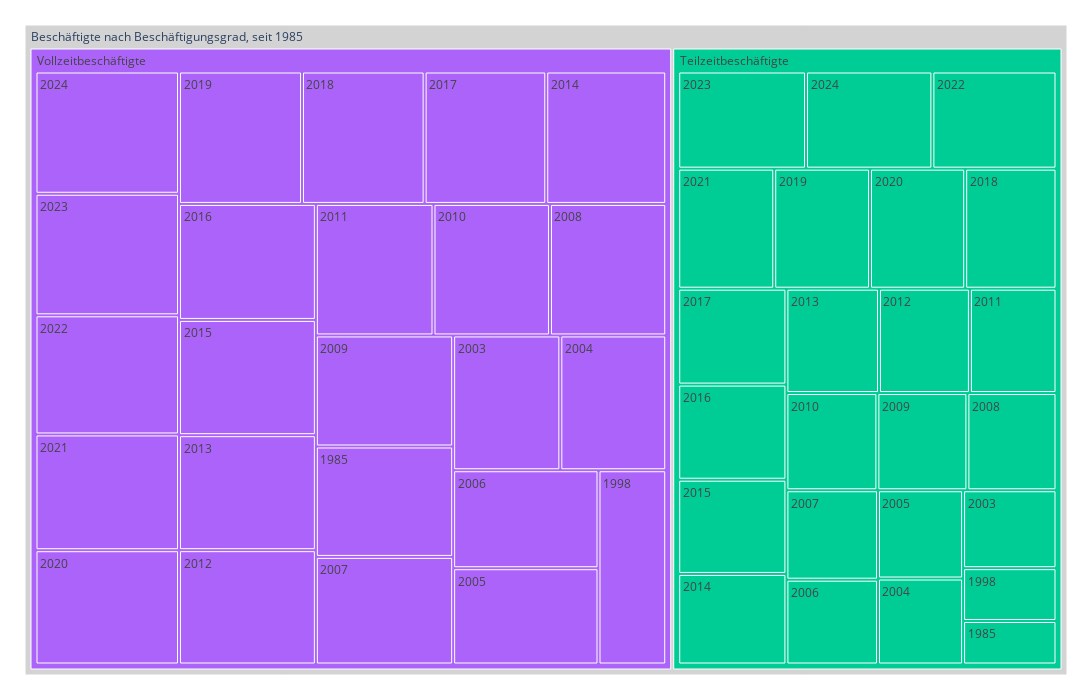

The notebook cell saved with this chart:
### Code cell
treeMap1 = mypy_dv.plot_px_treemap(
    data=myTM.reset_index()
    ,levels=["BEG_LANG", "Jahr" ]
    ,values="med_BES"
    ,color="BEG_LANG"
    ,myHeaderTitle="Beschäftigte nach Beschäftigungsgrad, seit "+data_min_date
    ,color_discrete_map={'(?)':'lightgrey', 'Wohnen':'lightblue'}                
    #,margin_val_bottom=25
)
treeMap1

### Figure 1 — Plotly figure (JSON) as saved in the notebook; plotly's stock layout.template omitted (floating-point values rounded to 4 significant figures)
{"data": [{"branchvalues": "total", "customdata": [["Teilzeitbeschäftigte"], ["Teilzeitbeschäftigte"], ["Vollzeitbeschäftigte"], ["Teilzeitbeschäftigte"], ["Vollzeitbeschäftigte"], ["Teilzeitbeschäftigte"], ["Vollzeitbeschäftigte"], ["Teilzeitbeschäftigte"], ["Vollzeitbeschäftigte"], ["Teilzeitbeschäftigte"], ["Vollzeitbeschäftigte"], ["Teilzeitbeschäftigte"], ["Vollzeitbeschäftigte"], ["Teilzeitbeschäftigte"], ["Vollzeitbeschäftigte"], ["Teilzeitbeschäftigte"], ["Vollzeitbeschäftigte"], ["Teilzeitbeschäftigte"], ["Vollzeitbeschäftigte"], ["Teilzeitbeschäftigte"], ["Vollzeitbeschäftigte"], ["Teilzeitbeschäftigte"], ["Vollzeitbeschäftigte"], ["Vollzeitbeschäftigte"], ["Vollzeitbeschäftigte"], ["Teilzeitbeschäftigte"], ["Vollzeitbeschäftigte"], ["Teilzeitbeschäftigte"], ["Vollzeitbeschäftigte"], ["Teilzeitbeschäftigte"], ["Vollzeitbeschäftigte"], ["Teilzeitbeschäftigte"], ["Teilzeitbeschäftigte"], ["Vollzeitbeschäftigte"], ["Vollzeitbeschäftigte"], ["Teilzeitbeschäftigte"], ["Vollzeitbeschäftigte"], ["Teilzeitbeschäftigte"], ["Vollzeitbeschäftigte"], ["Vollzeitbeschäftigte"], ["Teilzeitbeschäftigte"], ["Vollzeitbeschäftigte"], ["Teilzeitbeschäftigte"], ["Vollzeitbeschäftigte"], ["Teilzeitbeschäftigte"], ["Teilzeitbeschäftigte"], ["Teilzeitbeschäftigte"], ["Vollzeitbeschäftigte"], ["Teilzeitbeschäftigte"], ["Vollzeitbeschäftigte"], ["(?)"]], "domain": {"x": [0, 1], "y": [0, 1]}, "hovertemplate": "%{label}<br><br>Anzahl:<br>%{value}<extra></extra>", "ids": ["Beschäftigte nach Beschäftigungsgrad, seit 1985/Teilzeitbeschäftigte/1985", "Beschäftigte nach Beschäftigungsgrad, seit 1985/Teilzeitbeschäftigte/2012", "Beschäftigte nach Beschäftigungsgrad, seit 1985/Vollzeitbeschäftigte/2011", "Beschäftigte nach Beschäftigungsgrad, seit 1985/Teilzeitbeschäftigte/2011", "Beschäftigte nach Beschäftigungsgrad, seit 1985/Vollzeitbeschäftigte/2010", "Beschäftigte nach Beschäftigungsgrad, seit 1985/Teilzeitbeschäftigte/2010", "Beschäftigte nach Beschäftigungsgrad, seit 1985/Vollzeitbeschäftigte/2009", "Beschäftigte nach Beschäftigungsgrad, seit 1985/Teilzeitbeschäftigte/2009", "Beschäftigte nach Beschäftigungsgrad, seit 1985/Vollzeitbeschäftigte/2008", "Beschäftigte nach Beschäftigungsgrad, seit 1985/Teilzeitbeschäftigte/2008", "Beschäftigte nach Beschäftigungsgrad, seit 1985/Vollzeitbeschäftigte/2007", "Beschäftigte nach Beschäftigungsgrad, seit 1985/Teilzeitbeschäftigte/2007", "Beschäftigte nach Beschäftigungsgrad, seit 1985/Vollzeitbeschäftigte/2012", "Beschäftigte nach Beschäftigungsgrad, seit 1985/Teilzeitbeschäftigte/2006", "Beschäftigte nach Beschäftigungsgrad, seit 1985/Vollzeitbeschäftigte/2005", "Beschäftigte nach Beschäftigungsgrad, seit 1985/Teilzeitbeschäftigte/2005", "Beschäftigte nach Beschäftigungsgrad, seit 1985/Vollzeitbeschäftigte/2004", "Beschäftigte nach Beschäftigungsgrad, seit 1985/Teilzeitbeschäftigte/2004", "Beschäftigte nach Beschäftigungsgrad, seit 1985/Vollzeitbeschäftigte/2003", "Beschäftigte nach Beschäftigungsgrad, seit 1985/Teilzeitbeschäftigte/2003", "Beschäftigte nach Beschäftigungsgrad, seit 1985/Vollzeitbeschäftigte/1998", "Beschäftigte nach Beschäftigungsgrad, seit 1985/Teilzeitbeschäftigte/1998", "Beschäftigte nach Beschäftigungsgrad, seit 1985/Vollzeitbeschäftigte/1985", "Beschäftigte nach Beschäftigungsgrad, seit 1985/Vollzeitbeschäftigte/2006", "Beschäftigte nach Beschäftigungsgrad, seit 1985/Vollzeitbeschäftigte/2019", "Beschäftigte nach Beschäftigungsgrad, seit 1985/Teilzeitbeschäftigte/2020", "Beschäftigte nach Beschäftigungsgrad, seit 1985/Vollzeitbeschäftigte/2020", "Beschäftigte nach Beschäftigungsgrad, seit 1985/Teilzeitbeschäftigte/2021", "Beschäftigte nach Beschäftigungsgrad, seit 1985/Vollzeitbeschäftigte/2023", "Beschäftigte nach Beschäftigungsgrad, seit 1985/Teilzeitbeschäftigte/2022", "Beschäftigte nach Beschäftigungsgrad, seit 1985/Vollzeitbeschäftigte/2022", "Beschäftigte nach Beschäftigungsgrad, seit 1985/Teilzeitbeschäftigte/2023", "Beschäftigte nach Beschäftigungsgrad, seit 1985/Teilzeitbeschäftigte/2019", "Beschäftigte nach Beschäftigungsgrad, seit 1985/Vollzeitbeschäftigte/2021", "Beschäftigte nach Beschäftigungsgrad, seit 1985/Vollzeitbeschäftigte/2018", "Beschäftigte nach Beschäftigungsgrad, seit 1985/Teilzeitbeschäftigte/2016", "Beschäftigte nach Beschäftigungsgrad, seit 1985/Vollzeitbeschäftigte/2017", "Beschäftigte nach Beschäftigungsgrad, seit 1985/Teilzeitbeschäftigte/2017", "Beschäftigte nach Beschäftigungsgrad, seit 1985/Vollzeitbeschäftigte/2016", "Beschäftigte nach Beschäftigungsgrad, seit 1985/Vollzeitbeschäftigte/2015", "Beschäftigte nach Beschäftigungsgrad, seit 1985/Teilzeitbeschäftigte/2015", "Beschäftigte nach Beschäftigungsgrad, seit 1985/Vollzeitbeschäftigte/2014", "Beschäftigte nach Beschäftigungsgrad, seit 1985/Teilzeitbeschäftigte/2014", "Beschäftigte nach Beschäftigungsgrad, seit 1985/Vollzeitbeschäftigte/2013", "Beschäftigte nach Beschäftigungsgrad, seit 1985/Teilzeitbeschäftigte/2013", "Beschäftigte nach Beschäftigungsgrad, seit 1985/Teilzeitbeschäftigte/2024", "Beschäftigte nach Beschäftigungsgrad, seit 1985/Teilzeitbeschäftigte/2018", "Beschäftigte nach Beschäftigungsgrad, seit 1985/Vollzeitbeschäftigte/2024", "Beschäftigte nach Beschäftigungsgrad, seit 1985/Teilzeitbeschäftigte", "Beschäftigte nach Beschäftigungsgrad, seit 1985/Vollzeitbeschäftigte", "Beschäftigte nach Beschäftigungsgrad, seit 1985"], "labels": ["1985", "2012", "2011", "2011", "2010", "2010", "2009", "2009", "2008", "2008", "2007", "2007", "2012", "2006", "2005", "2005", "2004", "2004", "2003", "2003", "1998", "1998", "1985", "2006", "2019", "2020", "2020", "2021", "2023", "2022", "2022", "2023", "2019", "2021", "2018", "2016", "2017", "2017", "2016", "2015", "2015", "2014", "2014", "2013", "2013", "2024", "2018", "2024", "Teilzeitbeschäftigte", "Vollzeitbeschäftigte", "Beschäftigte nach Beschäftigungsgrad, seit 1985"], "marker": {"colors": ["#00cc96", "#00cc96", "#ab63fa", "#00cc96", "#ab63fa", "#00cc96", "#ab63fa", "#00cc96", "#ab63fa", "#00cc96", "#ab63fa", "#00cc96", "#ab63fa", "#00cc96", "#ab63fa", "#00cc96", "#ab63fa", "#00cc96", "#ab63fa", "#00cc96", "#ab63fa", "#00cc96", "#ab63fa", "#ab63fa", "#ab63fa", "#00cc96", "#ab63fa", "#00cc96", "#ab63fa", "#00cc96", "#ab63fa", "#00cc96", "#00cc96", "#ab63fa", "#ab63fa", "#00cc96", "#ab63fa", "#00cc96", "#ab63fa", "#ab63fa", "#00cc96", "#ab63fa", "#00cc96", "#ab63fa", "#00cc96", "#00cc96", "#00cc96", "#ab63fa", "#00cc96", "#ab63fa", "lightgrey"]}, "name": "", "parents": ["Beschäftigte nach Beschäftigungsgrad, seit 1985/Teilzeitbeschäftigte", "Beschäftigte nach Beschäftigungsgrad, seit 1985/Teilzeitbeschäftigte", "Beschäftigte nach Beschäftigungsgrad, seit 1985/Vollzeitbeschäftigte", "Beschäftigte nach Beschäftigungsgrad, seit 1985/Teilzeitbeschäftigte", "Beschäftigte nach Beschäftigungsgrad, seit 1985/Vollzeitbeschäftigte", "Beschäftigte nach Beschäftigungsgrad, seit 1985/Teilzeitbeschäftigte", "Beschäftigte nach Beschäftigungsgrad, seit 1985/Vollzeitbeschäftigte", "Beschäftigte nach Beschäftigungsgrad, seit 1985/Teilzeitbeschäftigte", "Beschäftigte nach Beschäftigungsgrad, seit 1985/Vollzeitbeschäftigte", "Beschäftigte nach Beschäftigungsgrad, seit 1985/Teilzeitbeschäftigte", "Beschäftigte nach Beschäftigungsgrad, seit 1985/Vollzeitbeschäftigte", "Beschäftigte nach Beschäftigungsgrad, seit 1985/Teilzeitbeschäftigte", "Beschäftigte nach Beschäftigungsgrad, seit 1985/Vollzeitbeschäftigte", "Beschäftigte nach Beschäftigungsgrad, seit 1985/Teilzeitbeschäftigte", "Beschäftigte nach Beschäftigungsgrad, seit 1985/Vollzeitbeschäftigte", "Beschäftigte nach Beschäftigungsgrad, seit 1985/Teilzeitbeschäftigte", "Beschäftigte nach Beschäftigungsgrad, seit 1985/Vollzeitbeschäftigte", "Beschäftigte nach Beschäftigungsgrad, seit 1985/Teilzeitbeschäftigte", "Beschäftigte nach Beschäftigungsgrad, seit 1985/Vollzeitbeschäftigte", "Beschäftigte nach Beschäftigungsgrad, seit 1985/Teilzeitbeschäftigte", "Beschäftigte nach Beschäftigungsgrad, seit 1985/Vollzeitbeschäftigte", "Beschäftigte nach Beschäftigungsgrad, seit 1985/Teilzeitbeschäftigte", "Beschäftigte nach Beschäftigungsgrad, seit 1985/Vollzeitbeschäftigte", "Beschäftigte nach Beschäftigungsgrad, seit 1985/Vollzeitbeschäftigte", "Beschäftigte nach Beschäftigungsgrad, seit 1985/Vollzeitbeschäftigte", "Beschäftigte nach Beschäftigungsgrad, seit 1985/Teilzeitbeschäftigte", "Beschäftigte nach Beschäftigungsgrad, seit 1985/Vollzeitbeschäftigte", "Beschäftigte nach Beschäftigungsgrad, seit 1985/Teilzeitbeschäftigte", "Beschäftigte nach Beschäftigungsgrad, seit 1985/Vollzeitbeschäftigte", "Beschäftigte nach Beschäftigungsgrad, seit 1985/Teilzeitbeschäftigte", "Beschäftigte nach Beschäftigungsgrad, seit 1985/Vollzeitbeschäftigte", "Beschäftigte nach Beschäftigungsgrad, seit 1985/Teilzeitbeschäftigte", "Beschäftigte nach Beschäftigungsgrad, seit 1985/Teilzeitbeschäftigte", "Beschäftigte nach Beschäftigungsgrad, seit 1985/Vollzeitbeschäftigte", "Beschäftigte nach Beschäftigungsgrad, seit 1985/Vollzeitbeschäftigte", "Beschäftigte nach Beschäftigungsgrad, seit 1985/Teilzeitbeschäftigte", "Beschäftigte nach Beschäftigungsgrad, seit 1985/Vollzeitbeschäftigte", "Beschäftigte nach Beschäftigungsgrad, seit 1985/Teilzeitbeschäftigte", "Beschäftigte nach Beschäftigungsgrad, seit 1985/Vollzeitbeschäftigte", "Beschäftigte nach Beschäftigungsgrad, seit 1985/Vollzeitbeschäftigte", "Beschäftigte nach Beschäftigungsgrad, seit 1985/Teilzeitbeschäftigte", "Beschäftigte nach Beschäftigungsgrad, seit 1985/Vollzeitbeschäftigte", "Beschäftigte nach Beschäftigungsgrad, seit 1985/Teilzeitbeschäftigte", "Beschäftigte nach Beschäftigungsgrad, seit 1985/Vollzeitbeschäftigte", "Beschäftigte nach Beschäftigungsgrad, seit 1985/Teilzeitbeschäftigte", "Beschäftigte nach Beschäftigungsgrad, seit 1985/Teilzeitbeschäftigte", "Beschäftigte nach Beschäftigungsgrad, seit 1985/Teilzeitbeschäftigte", "Beschäftigte nach Beschäftigungsgrad, seit 1985/Vollzeitbeschäftigte", "Beschäftigte nach Beschäftigungsgrad, seit 1985", "Beschäftigte nach Beschäftigungsgrad, seit 1985", ""], "root": {"color": "grey"}, "type": "treemap", "values": [71512, 166850, 268750, 158900, 266150, 155550, 264850, 153900, 265600, 152350, 256600, 144100, 271850, 136600, 243100, 132150, 247950, 128700, 251000, 128000, 228520, 86767, 263345, 247450, 282950, 200950, 284950, 202750, 303050, 212100, 297050, 218400, 202250, 288600, 282150, 181050, 279800, 182450, 275800, 274000, 179250, 276000, 172350, 273350, 169900, 215900, 192800, 304800, 3945529, 6497665, 10443194]}], "layout": {"height": 700, "legend": {"tracegroupgap": 0}, "margin": {"b": 25, "l": 25, "r": 25, "t": 25}, "width": 1100}}
